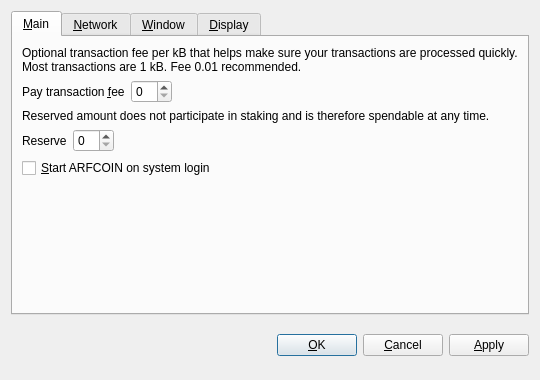
<?xml version="1.0" encoding="UTF-8"?>
<ui version="4.0">
 <class>OptionsDialog</class>
 <widget class="QDialog" name="OptionsDialog">
  <property name="geometry">
   <rect>
    <x>0</x>
    <y>0</y>
    <width>540</width>
    <height>380</height>
   </rect>
  </property>
  <property name="windowTitle">
   <string>Options</string>
  </property>
  <property name="modal">
   <bool>true</bool>
  </property>
  <layout class="QVBoxLayout" name="verticalLayout">
   <item>
    <widget class="QTabWidget" name="tabWidget">
     <property name="tabPosition">
      <enum>QTabWidget::North</enum>
     </property>
     <property name="currentIndex">
      <number>0</number>
     </property>
     <widget class="QWidget" name="tabMain">
      <attribute name="title">
       <string>&amp;Main</string>
      </attribute>
      <layout class="QVBoxLayout" name="verticalLayout_Main">
       <item>
        <widget class="QLabel" name="transactionFeeInfoLabel">
         <property name="text">
          <string>Optional transaction fee per kB that helps make sure your transactions are processed quickly. Most transactions are 1 kB. Fee 0.01 recommended.</string>
         </property>
         <property name="textFormat">
          <enum>Qt::PlainText</enum>
         </property>
         <property name="wordWrap">
          <bool>true</bool>
         </property>
        </widget>
       </item>
       <item>
        <layout class="QHBoxLayout" name="horizontalLayoutFee">
         <item>
          <widget class="QLabel" name="transactionFeeLabel">
           <property name="text">
            <string>Pay transaction &amp;fee</string>
           </property>
           <property name="textFormat">
            <enum>Qt::PlainText</enum>
           </property>
           <property name="buddy">
            <cstring>transactionFee</cstring>
           </property>
          </widget>
         </item>
         <item>
          <widget class="BitcoinAmountField" name="transactionFee"/>
         </item>
         <item>
          <spacer name="horizontalSpacerFee">
           <property name="orientation">
            <enum>Qt::Horizontal</enum>
           </property>
           <property name="sizeHint" stdset="0">
            <size>
             <width>40</width>
             <height>20</height>
            </size>
           </property>
          </spacer>
         </item>
        </layout>
       </item>
       <item>
        <widget class="QLabel" name="reserveBalanceInfoLabel">
         <property name="text">
          <string>Reserved amount does not participate in staking and is therefore spendable at any time.</string>
         </property>
         <property name="textFormat">
          <enum>Qt::PlainText</enum>
         </property>
         <property name="wordWrap">
          <bool>true</bool>
         </property>
        </widget>
       </item>
       <item>
        <layout class="QHBoxLayout" name="horizontalLayoutReserveBalance">
         <item>
          <widget class="QLabel" name="reserveBalanceLabel">
           <property name="text">
            <string>Reserve</string>
           </property>
           <property name="textFormat">
            <enum>Qt::PlainText</enum>
           </property>
           <property name="buddy">
            <cstring>reserveBalance</cstring>
           </property>
          </widget>
         </item>
         <item>
          <widget class="BitcoinAmountField" name="reserveBalance"/>
         </item>
         <item>
          <spacer name="horizontalSpacerReserveBalance">
           <property name="orientation">
            <enum>Qt::Horizontal</enum>
           </property>
           <property name="sizeHint" stdset="0">
            <size>
             <width>40</width>
             <height>20</height>
            </size>
           </property>
          </spacer>
         </item>
        </layout>
       </item>
       <item>
        <widget class="QCheckBox" name="bitcoinAtStartup">
         <property name="toolTip">
          <string>Automatically start ARFCOIN after logging in to the system.</string>
         </property>
         <property name="text">
          <string>&amp;Start ARFCOIN on system login</string>
         </property>
        </widget>
       </item>
       <item>
        <spacer name="verticalSpacer_Main">
         <property name="orientation">
          <enum>Qt::Vertical</enum>
         </property>
         <property name="sizeHint" stdset="0">
          <size>
           <width>20</width>
           <height>40</height>
          </size>
         </property>
        </spacer>
       </item>
      </layout>
     </widget>
     <widget class="QWidget" name="tabNetwork">
      <attribute name="title">
       <string>&amp;Network</string>
      </attribute>
      <layout class="QVBoxLayout" name="verticalLayout_Network">
       <item>
        <widget class="QCheckBox" name="mapPortUpnp">
         <property name="toolTip">
          <string>Automatically open the ARFCOIN client port on the router. This only works when your router supports UPnP and it is enabled.</string>
         </property>
         <property name="text">
          <string>Map port using &amp;UPnP</string>
         </property>
        </widget>
       </item>
       <item>
        <widget class="QCheckBox" name="connectSocks">
         <property name="toolTip">
          <string>Connect to the ARFCOIN network through a SOCKS proxy (e.g. when connecting through Tor).</string>
         </property>
         <property name="text">
          <string>&amp;Connect through SOCKS proxy:</string>
         </property>
        </widget>
       </item>
       <item>
        <layout class="QHBoxLayout" name="horizontalLayout_Network">
         <item>
          <widget class="QLabel" name="proxyIpLabel">
           <property name="text">
            <string>Proxy &amp;IP:</string>
           </property>
           <property name="textFormat">
            <enum>Qt::PlainText</enum>
           </property>
           <property name="buddy">
            <cstring>proxyIp</cstring>
           </property>
          </widget>
         </item>
         <item>
          <widget class="QValidatedLineEdit" name="proxyIp">
           <property name="maximumSize">
            <size>
             <width>140</width>
             <height>16777215</height>
            </size>
           </property>
           <property name="toolTip">
            <string>IP address of the proxy (e.g. 127.0.0.1)</string>
           </property>
          </widget>
         </item>
         <item>
          <widget class="QLabel" name="proxyPortLabel">
           <property name="text">
            <string>&amp;Port:</string>
           </property>
           <property name="textFormat">
            <enum>Qt::PlainText</enum>
           </property>
           <property name="buddy">
            <cstring>proxyPort</cstring>
           </property>
          </widget>
         </item>
         <item>
          <widget class="QLineEdit" name="proxyPort">
           <property name="maximumSize">
            <size>
             <width>55</width>
             <height>16777215</height>
            </size>
           </property>
           <property name="toolTip">
            <string>Port of the proxy (e.g. 9050)</string>
           </property>
          </widget>
         </item>
         <item>
          <widget class="QLabel" name="socksVersionLabel">
           <property name="text">
            <string>SOCKS &amp;Version:</string>
           </property>
           <property name="textFormat">
            <enum>Qt::PlainText</enum>
           </property>
           <property name="buddy">
            <cstring>socksVersion</cstring>
           </property>
          </widget>
         </item>
         <item>
          <widget class="QValueComboBox" name="socksVersion">
           <property name="toolTip">
            <string>SOCKS version of the proxy (e.g. 5)</string>
           </property>
          </widget>
         </item>
         <item>
          <spacer name="horizontalSpacer_Network">
           <property name="orientation">
            <enum>Qt::Horizontal</enum>
           </property>
           <property name="sizeHint" stdset="0">
            <size>
             <width>40</width>
             <height>20</height>
            </size>
           </property>
          </spacer>
         </item>
        </layout>
       </item>
       <item>
        <spacer name="verticalSpacer_Network">
         <property name="orientation">
          <enum>Qt::Vertical</enum>
         </property>
         <property name="sizeHint" stdset="0">
          <size>
           <width>20</width>
           <height>40</height>
          </size>
         </property>
        </spacer>
       </item>
      </layout>
     </widget>
     <widget class="QWidget" name="tabWindow">
      <attribute name="title">
       <string>&amp;Window</string>
      </attribute>
      <layout class="QVBoxLayout" name="verticalLayout_Window">
       <item>
        <widget class="QCheckBox" name="minimizeToTray">
         <property name="toolTip">
          <string>Show only a tray icon after minimizing the window.</string>
         </property>
         <property name="text">
          <string>&amp;Minimize to the tray instead of the taskbar</string>
         </property>
        </widget>
       </item>
       <item>
        <widget class="QCheckBox" name="minimizeOnClose">
         <property name="toolTip">
          <string>Minimize instead of exit the application when the window is closed. When this option is enabled, the application will be closed only after selecting Quit in the menu.</string>
         </property>
         <property name="text">
          <string>M&amp;inimize on close</string>
         </property>
        </widget>
       </item>
       <item>
        <spacer name="verticalSpacer_Window">
         <property name="orientation">
          <enum>Qt::Vertical</enum>
         </property>
         <property name="sizeHint" stdset="0">
          <size>
           <width>20</width>
           <height>40</height>
          </size>
         </property>
        </spacer>
       </item>
      </layout>
     </widget>
     <widget class="QWidget" name="tabDisplay">
      <attribute name="title">
       <string>&amp;Display</string>
      </attribute>
      <layout class="QVBoxLayout" name="verticalLayout_Display">
       <item>
        <layout class="QHBoxLayout" name="horizontalLayout_1_Display">
         <item>
          <widget class="QLabel" name="langLabel">
           <property name="text">
            <string>User Interface &amp;language:</string>
           </property>
           <property name="textFormat">
            <enum>Qt::PlainText</enum>
           </property>
           <property name="buddy">
            <cstring>lang</cstring>
           </property>
          </widget>
         </item>
         <item>
          <widget class="QValueComboBox" name="lang">
           <property name="toolTip">
            <string>The user interface language can be set here. This setting will take effect after restarting ARFCOIN.</string>
           </property>
          </widget>
         </item>
        </layout>
       </item>
       <item>
        <layout class="QHBoxLayout" name="horizontalLayout_2_Display">
         <item>
          <widget class="QLabel" name="unitLabel">
           <property name="text">
            <string>&amp;Unit to show amounts in:</string>
           </property>
           <property name="textFormat">
            <enum>Qt::PlainText</enum>
           </property>
           <property name="buddy">
            <cstring>unit</cstring>
           </property>
          </widget>
         </item>
         <item>
          <widget class="QValueComboBox" name="unit">
           <property name="toolTip">
            <string>Choose the default subdivision unit to show in the interface and when sending coins.</string>
           </property>
          </widget>
         </item>
        </layout>
       </item>
       <item>
        <widget class="QCheckBox" name="displayAddresses">
         <property name="toolTip">
          <string>Whether to show ARFCOIN addresses in the transaction list or not.</string>
         </property>
         <property name="text">
          <string>&amp;Display addresses in transaction list</string>
         </property>
        </widget>
       </item>
       <item>
        <widget class="QCheckBox" name="coinControlFeatures">
         <property name="toolTip">
          <string>Whether to show coin control features or not.</string>
         </property>
         <property name="text">
          <string>Display coin &amp;control features (experts only!)</string>
         </property>
        </widget>
       </item>
       <item>
        <spacer name="verticalSpacer_Display">
         <property name="orientation">
          <enum>Qt::Vertical</enum>
         </property>
         <property name="sizeHint" stdset="0">
          <size>
           <width>20</width>
           <height>40</height>
          </size>
         </property>
        </spacer>
       </item>
      </layout>
     </widget>
    </widget>
   </item>
   <item>
    <layout class="QHBoxLayout" name="horizontalLayout_Buttons">
     <item>
      <spacer name="horizontalSpacer_1">
       <property name="orientation">
        <enum>Qt::Horizontal</enum>
       </property>
       <property name="sizeHint" stdset="0">
        <size>
         <width>40</width>
         <height>48</height>
        </size>
       </property>
      </spacer>
     </item>
     <item>
      <widget class="QLabel" name="statusLabel">
       <property name="font">
        <font>
         <weight>75</weight>
         <bold>true</bold>
        </font>
       </property>
       <property name="text">
        <string/>
       </property>
       <property name="textFormat">
        <enum>Qt::PlainText</enum>
       </property>
       <property name="wordWrap">
        <bool>true</bool>
       </property>
      </widget>
     </item>
     <item>
      <spacer name="horizontalSpacer_2">
       <property name="orientation">
        <enum>Qt::Horizontal</enum>
       </property>
       <property name="sizeHint" stdset="0">
        <size>
         <width>40</width>
         <height>48</height>
        </size>
       </property>
      </spacer>
     </item>
     <item>
      <widget class="QPushButton" name="okButton">
       <property name="text">
        <string>&amp;OK</string>
       </property>
      </widget>
     </item>
     <item>
      <widget class="QPushButton" name="cancelButton">
       <property name="text">
        <string>&amp;Cancel</string>
       </property>
       <property name="autoDefault">
        <bool>false</bool>
       </property>
      </widget>
     </item>
     <item>
      <widget class="QPushButton" name="applyButton">
       <property name="text">
        <string>&amp;Apply</string>
       </property>
       <property name="autoDefault">
        <bool>false</bool>
       </property>
      </widget>
     </item>
    </layout>
   </item>
  </layout>
 </widget>
 <customwidgets>
  <customwidget>
   <class>BitcoinAmountField</class>
   <extends>QSpinBox</extends>
   <header>bitcoinamountfield.h</header>
  </customwidget>
  <customwidget>
   <class>QValueComboBox</class>
   <extends>QComboBox</extends>
   <header>qvaluecombobox.h</header>
  </customwidget>
  <customwidget>
   <class>QValidatedLineEdit</class>
   <extends>QLineEdit</extends>
   <header>qvalidatedlineedit.h</header>
  </customwidget>
 </customwidgets>
 <resources/>
 <connections/>
</ui>
